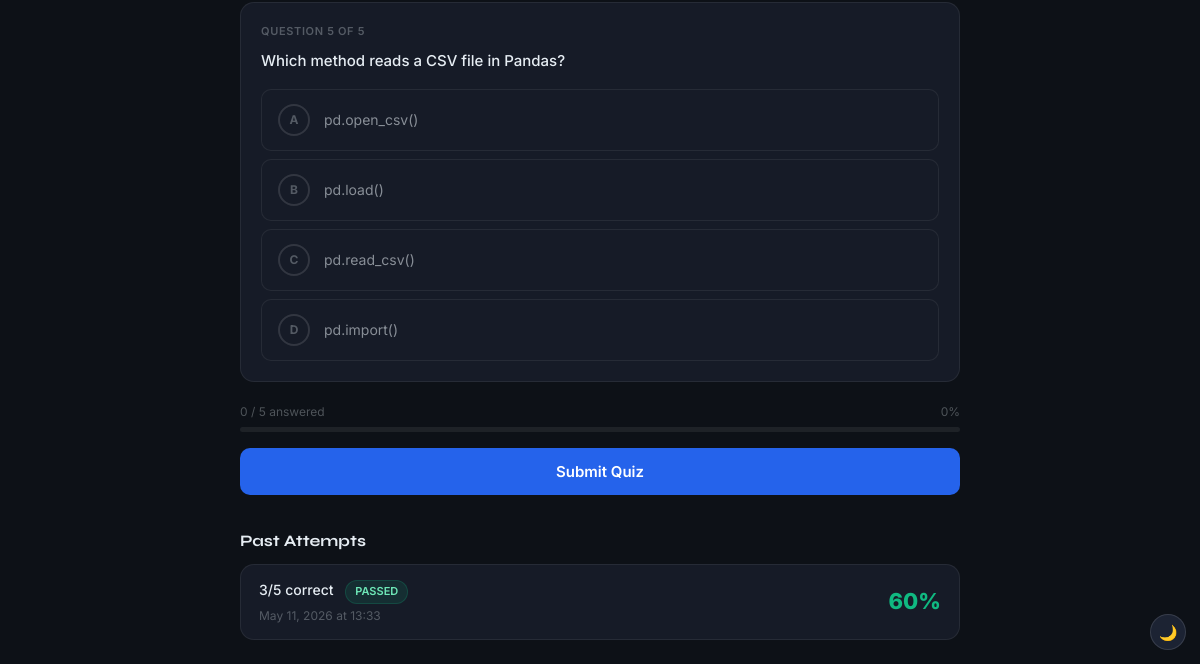
/quiz/1 (signed in, lower part), run on an earlier commit of the app's database.
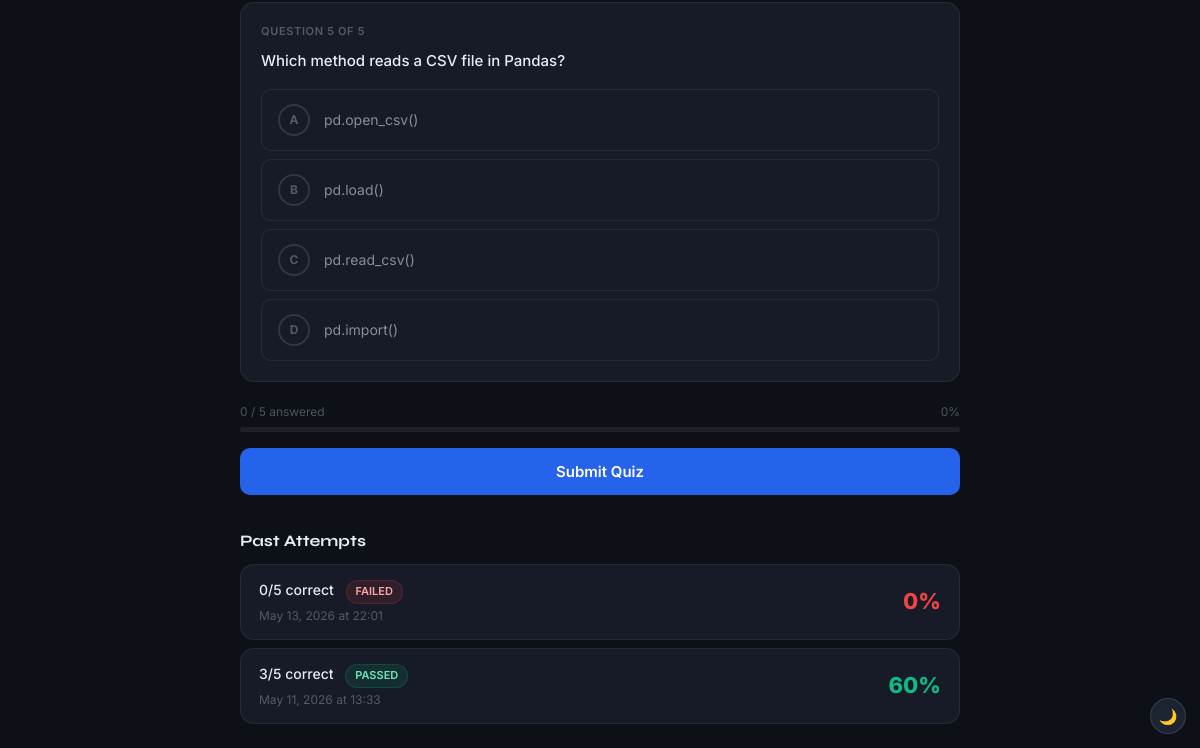
And on a later commit of the database.
### app.py (models this page shows)
class QuizQuestion(db.Model):
    __tablename__ = "quiz_questions"
    id           = db.Column(db.Integer, primary_key=True)
    quiz_id      = db.Column(db.Integer, db.ForeignKey("quizzes.id"), nullable=False)
    question     = db.Column(db.Text, nullable=False)
    option_a     = db.Column(db.String(300), nullable=False)
    option_b     = db.Column(db.String(300), nullable=False)
    option_c     = db.Column(db.String(300), nullable=False)
    option_d     = db.Column(db.String(300), nullable=False)
    correct      = db.Column(db.String(1), nullable=False)   # 'a','b','c','d'
    explanation  = db.Column(db.Text, default="")

class QuizAttempt(db.Model):
    __tablename__ = "quiz_attempts"
    id           = db.Column(db.Integer, primary_key=True)
    user_id      = db.Column(db.Integer, db.ForeignKey("users.id"), nullable=False)
    course_id    = db.Column(db.Integer, db.ForeignKey("courses.id"), nullable=False)
    quiz_id      = db.Column(db.Integer, db.ForeignKey("quizzes.id"), nullable=True)
    score        = db.Column(db.Integer, default=0)
    total_q      = db.Column(db.Integer, default=0)
    correct_q    = db.Column(db.Integer, default=0)
    passed       = db.Column(db.Boolean, default=False)
    attempted_at = db.Column(db.DateTime, default=datetime.utcnow)
    user         = db.relationship("User")
    course       = db.relationship("Course")

### app.py (the view)
@app.route("/quiz/<int:course_id>")
@login_required
def take_quiz(course_id):
    course = Course.query.get_or_404(course_id)
    quiz   = Quiz.query.filter_by(course_id=course_id).first()
    if not quiz:
        flash("No quiz available for this course yet.", "info")
        return redirect(url_for("learn", course_id=course_id))
    questions = quiz.questions.all()
    attempts = QuizAttempt.query.filter_by(
        user_id=current_user.id, course_id=course_id
    ).order_by(QuizAttempt.attempted_at.desc()).all()
    return render_template("quiz.html", course=course, quiz=quiz,
                           questions=questions, attempts=attempts)

### app.py (called while the page is built)
@app.context_processor
def inject_lang():
    from flask_login import current_user as cu
    lang = "en"
    if cu.is_authenticated and cu.language in I18N.get("progress", {}):
        lang = cu.language
    elif cu.is_authenticated and cu.language:
        lang = cu.language if cu.language in ("en","hi","kn","ta","te") else "en"
    def t(key):
        return I18N.get(key, {}).get(lang, I18N.get(key, {}).get("en", key))
    return {"lang": lang, "t": t, "SUPPORTED_LANGUAGES": SUPPORTED_LANGUAGES}

@login_manager.user_loader
def load_user(user_id):
    return db.session.get(User, int(user_id))

### templates/quiz.html (shortened to what this page needs)
{% extends "base.html" %}
{% block content %}
<div style="min-height:100vh;background:var(--bg);padding:24px 16px;">
<div style="max-width:720px;margin:0 auto;">
  <form id="quiz-form" method="POST" action="/quiz/{{ course.id }}/submit">
    <div id="questions-container" style="display:flex;flex-direction:column;gap:16px;">
      {% for q in questions %}
      <div class="card-flat" style="padding:20px;" data-qid="{{ q.id }}">
        <p style="font-size:11px;font-weight:600;color:var(--text-faint);text-transform:uppercase;letter-spacing:0.06em;margin-bottom:8px;">Question {{ loop.index }} of {{ questions|length }}</p>
        <p class="q-text" style="font-size:15px;font-weight:500;line-height:1.6;margin-bottom:16px;">{{ q.question }}</p>
        <div style="display:flex;flex-direction:column;gap:8px;">
          {% for opt, label in [('a',q.option_a),('b',q.option_b),('c',q.option_c),('d',q.option_d)] %}
          <label class="opt-label" data-name="q_{{ q.id }}" data-opt="{{ opt }}">
            <span class="opt-circle">{{ opt|upper }}</span>
            <span class="opt-text" style="font-size:14px;color:var(--text-muted);">{{ label }}</span>
          </label>
          {% endfor %}
        </div>
      </div>
      {% endfor %}
    </div>
    <div style="margin:20px 0 16px;">
      <div style="display:flex;justify-content:space-between;font-size:12px;color:var(--text-faint);margin-bottom:6px;">
        <span id="ans-count">0 / {{ questions|length }} answered</span>
        <span id="ans-pct">0%</span>
      </div>
      <div class="progress-track"><div id="quiz-bar" class="progress-fill" style="width:0;"></div></div>
    </div>
    <button type="submit" class="btn btn-primary" style="width:100%;justify-content:center;padding:14px;font-size:15px;">Submit Quiz</button>
  </form>
  {% if attempts %}
  <div style="margin-top:36px;">
    <h2 style="font-size:16px;font-weight:700;margin-bottom:14px;">Past Attempts</h2>
    <div style="display:flex;flex-direction:column;gap:8px;">
      {% for a in attempts %}
      <div class="card-flat" style="padding:14px 18px;display:flex;align-items:center;justify-content:space-between;flex-wrap:wrap;gap:8px;">
        <div>
          <p style="font-size:14px;font-weight:500;">{{ a.correct_q }}/{{ a.total_q }} correct
            <span class="badge {% if a.passed %}badge-green{% else %}badge-red{% endif %}" style="margin-left:8px;">{% if a.passed %}PASSED{% else %}FAILED{% endif %}</span>
          </p>
          <p style="font-size:12px;color:var(--text-faint);margin-top:2px;">{{ a.attempted_at.strftime('%b %d, %Y at %H:%M') }}</p>
        </div>
        <p style="font-size:22px;font-weight:800;color:{% if a.passed %}#10b981{% else %}#ef4444{% endif %};">{{ a.score }}%</p>
      </div>
      {% endfor %}
    </div>
  </div>
  {% endif %}
</div>
</div>
{% endblock %}

What changed in the data, as far as the page shows it:
added QuizAttempt: correct_q "0", total_q "5", passed "FAILED", attempted_at "May 13, 2026 at 22:01", score "0"
